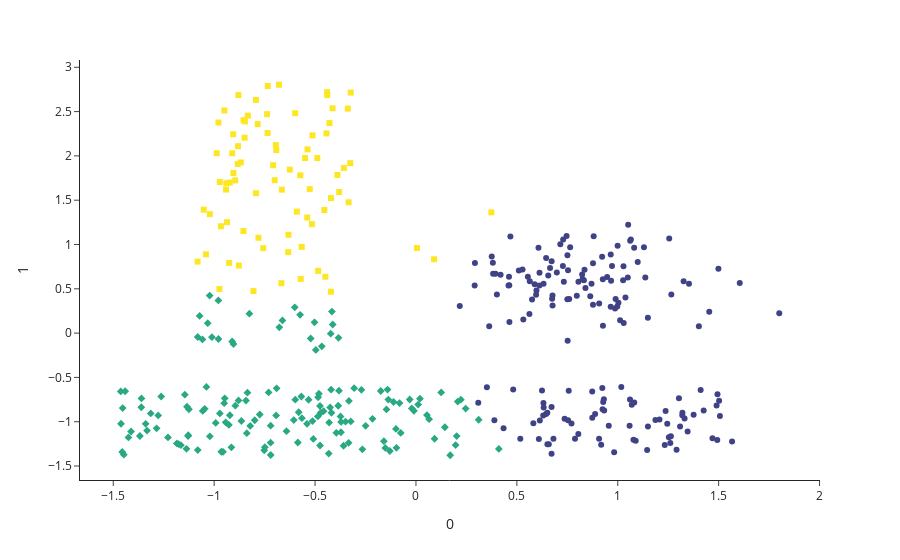

The cell this chart's notebook holds for it:
### Code cell
algo = COPKMeans(n_clusters=dataset.n_clusters[0])
algo.fit(dataset.data)
init_partition = algo.labels_
print(adjusted_rand_score(labels, algo.labels_))  # ARI entre la partition initiale et la vérité terrain : qualité
plot(dataset.data, algo.labels_)

### Figure 1 — Plotly figure (JSON) as saved in the notebook; plotly's stock layout.template omitted (floating-point values rounded to 4 significant figures; data arrays with more than 128 entries replaced by an {"elided": "..."} marker saying what was removed)
{"data": [{"customdata": {"elided": "169x1 str values"}, "hovertemplate": "symbol=0<br>0=%{x}<br>1=%{y}<br>index=%{customdata[0]}<br>color=%{marker.color}<extra></extra>", "legendgroup": "0", "marker": {"color": {"elided": "169 int values"}, "coloraxis": "coloraxis", "symbol": "circle"}, "mode": "markers", "name": "0", "orientation": "v", "showlegend": true, "x": {"elided": "169 float values"}, "xaxis": "x", "y": {"elided": "169 float values"}, "yaxis": "y", "type": "scatter"}, {"customdata": {"elided": "151x1 str values"}, "hovertemplate": "symbol=1<br>0=%{x}<br>1=%{y}<br>index=%{customdata[0]}<br>color=%{marker.color}<extra></extra>", "legendgroup": "1", "marker": {"color": {"elided": "151 int values"}, "coloraxis": "coloraxis", "symbol": "diamond"}, "mode": "markers", "name": "1", "orientation": "v", "showlegend": true, "x": {"elided": "151 float values"}, "xaxis": "x", "y": {"elided": "151 float values"}, "yaxis": "y", "type": "scatter"}, {"customdata": [["200"], ["201"], ["202"], ["203"], ["205"], ["207"], ["208"], ["209"], ["210"], ["211"], ["212"], ["213"], ["214"], ["215"], ["216"], ["218"], ["219"], ["221"], ["222"], ["223"], ["224"], ["225"], ["226"], ["227"], ["229"], ["230"], ["232"], ["233"], ["234"], ["235"], ["236"], ["237"], ["238"], ["239"], ["240"], ["242"], ["243"], ["244"], ["245"], ["246"], ["247"], ["248"], ["249"], ["251"], ["252"], ["253"], ["254"], ["255"], ["257"], ["259"], ["262"], ["263"], ["264"], ["268"], ["270"], ["271"], ["272"], ["273"], ["274"], ["275"], ["276"], ["278"], ["279"], ["280"], ["283"], ["284"], ["285"], ["287"], ["288"], ["289"], ["290"], ["291"], ["292"], ["294"], ["295"], ["296"], ["299"], ["304"], ["336"], ["344"]], "hovertemplate": "symbol=2<br>0=%{x}<br>1=%{y}<br>index=%{customdata[0]}<br>color=%{marker.color}<extra></extra>", "legendgroup": "2", "marker": {"color": [2, 2, 2, 2, 2, 2, 2, 2, 2, 2, 2, 2, 2, 2, 2, 2, 2, 2, 2, 2, 2, 2, 2, 2, 2, 2, 2, 2, 2, 2, 2, 2, 2, 2, 2, 2, 2, 2, 2, 2, 2, 2, 2, 2, 2, 2, 2, 2, 2, 2, 2, 2, 2, 2, 2, 2, 2, 2, 2, 2, 2, 2, 2, 2, 2, 2, 2, 2, 2, 2, 2, 2, 2, 2, 2, 2, 2, 2, 2, 2], "coloraxis": "coloraxis", "symbol": "square"}, "mode": "markers", "name": "2", "orientation": "v", "showlegend": true, "x": [-0.9225, -1.041, -0.5709, -0.972, -0.855, -0.7377, -0.4537, -0.3231, -0.5904, -0.4217, -0.3253, -0.4406, -0.8492, -0.6253, -0.4889, -0.8474, -0.7806, -0.5495, -0.3377, -0.633, -0.7567, -0.8797, -0.7842, -1.052, -0.4392, -0.4847, -0.7928, -0.9395, -0.5985, -0.7077, -0.8817, -0.9789, -0.9257, -0.7343, -0.449, -0.8829, -0.9057, -0.3893, -0.9106, -0.566, -0.3573, -0.4434, -0.8957, -0.7931, -0.6999, -0.6667, -0.6921, -0.5155, -0.9874, -0.5374, -0.9364, -0.6943, -0.8776, -0.9742, -0.6318, -0.4285, -0.8052, -0.9494, -0.9411, -0.5124, -0.6646, -0.8329, -1.082, -0.5263, -0.4212, -0.7354, -0.9048, -0.8544, -0.4133, -0.6788, -0.5731, -0.3338, -0.8679, -1.021, -0.5388, -0.3806, -0.9667, 0.005209, 0.08958, 0.3735], "xaxis": "x", "y": [1.699, 0.8893, 0.6118, 1.706, 1.152, 2.471, 1.389, 2.715, 1.371, 0.4678, 1.918, 2.719, 2.205, 1.845, 1.976, 2.388, 1.076, 1.976, 2.534, 0.9133, 0.9591, 2.686, 2.359, 1.393, 2.685, 0.7028, 1.579, 1.692, 2.481, 1.895, 2.11, 2.376, 0.7922, 2.788, 0.6362, 1.908, 2.244, 1.784, 2.029, 0.9732, 1.864, 2.254, 1.724, 2.632, 1.726, 0.5637, 2.066, 1.23, 2.03, 2.074, 1.252, 2.121, 0.7626, 0.4973, 1.109, 2.37, 0.4745, 2.512, 1.62, 2.232, 1.619, 2.455, 0.8064, 1.625, 1.524, 2.258, 1.806, 2.403, 2.537, 2.803, 1.781, 1.477, 1.926, 1.343, 1.304, 1.592, 1.206, 0.9609, 0.8335, 1.363], "yaxis": "y", "type": "scatter"}], "layout": {"xaxis": {"anchor": "y", "domain": [0.0, 1.0], "title": {"text": "0"}}, "yaxis": {"anchor": "x", "domain": [0.0, 1.0], "title": {"text": "1"}}, "coloraxis": {"colorbar": {"title": {"text": "color"}}, "colorscale": [[0.0, "#440154"], [0.1111, "#482878"], [0.2222, "#3e4989"], [0.3333, "#31688e"], [0.4444, "#26828e"], [0.5556, "#1f9e89"], [0.6667, "#35b779"], [0.7778, "#6ece58"], [0.8889, "#b5de2b"], [1.0, "#fde725"]], "showscale": false}, "legend": {"title": {"text": "symbol"}, "tracegroupgap": 0}, "margin": {"t": 60}, "showlegend": false}}
